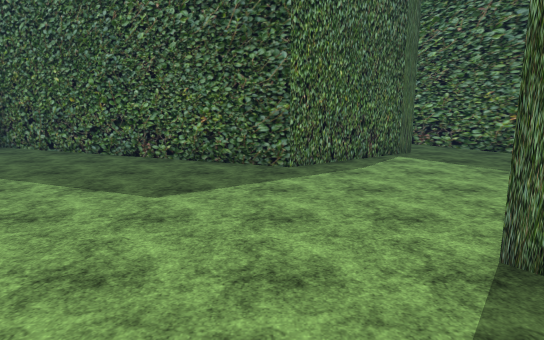
view 1 (above)

16 first-person views from a walk through a Unity game level. The camera is 1.3 m above the floor, tilts 10° down and sees 75° across. Doors are open. The floor is counted in squares, 0.66 m on a side. Each view is taken from the middle of a square. On the plan, view 1 faces up. The plan holds only what a view shows up to about 18 squares ahead; the rest is blank. The place goes on beyond the plan. The player is left out. Some animated figures are not drawn. Some surface patterns are stand-ins.

view 2
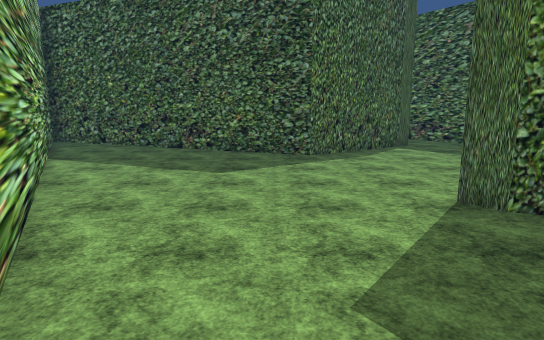

view 3
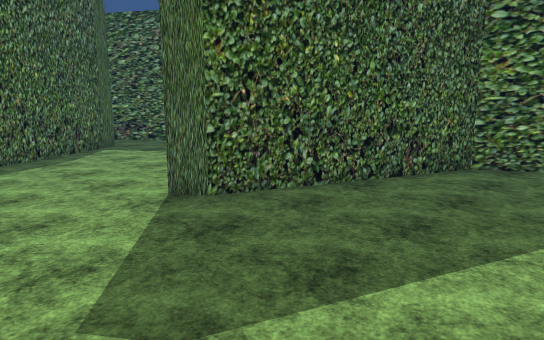

view 4
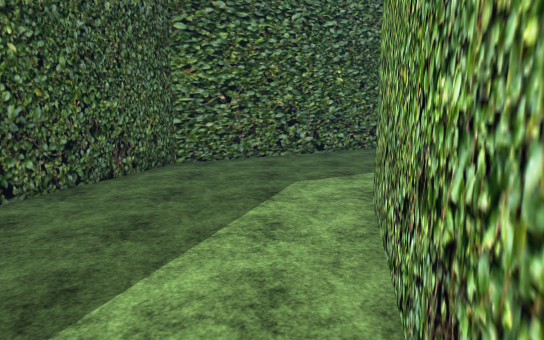

view 5
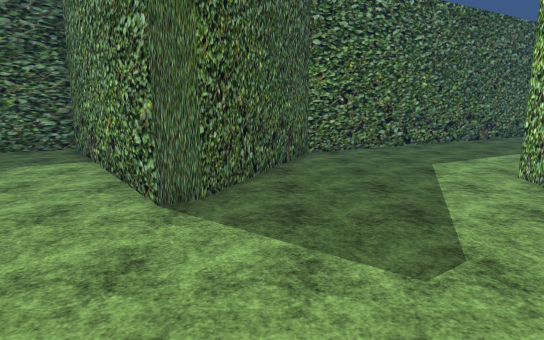

view 6
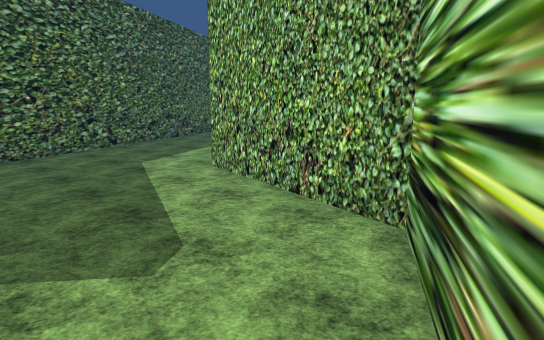

view 7
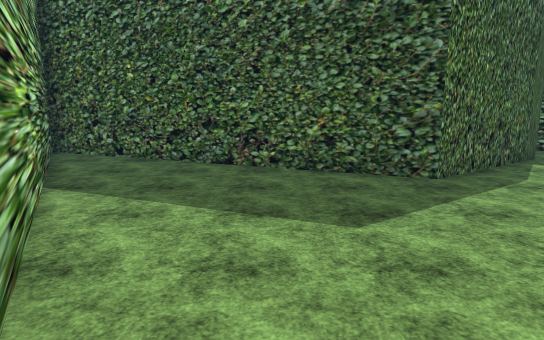

view 8
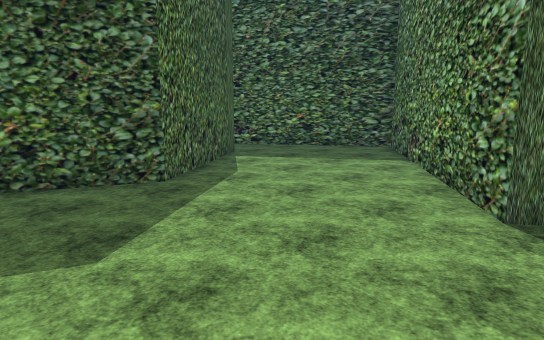

view 9
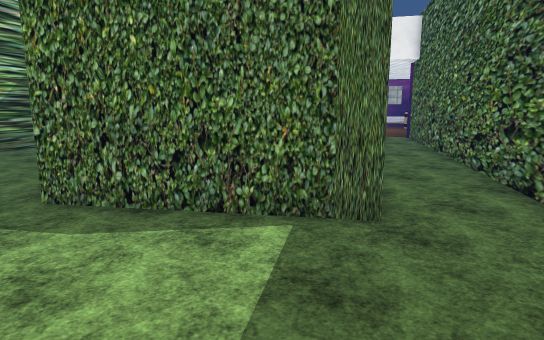

view 10
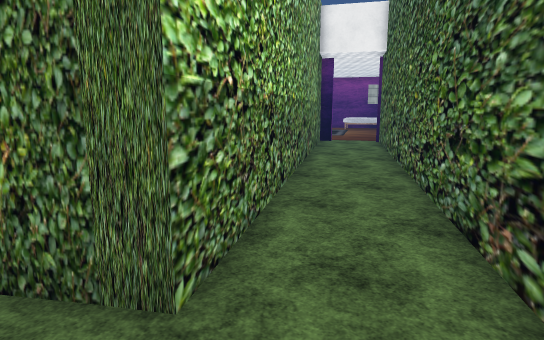

view 11
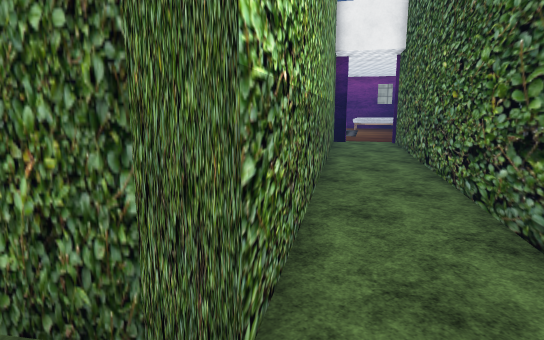

view 12
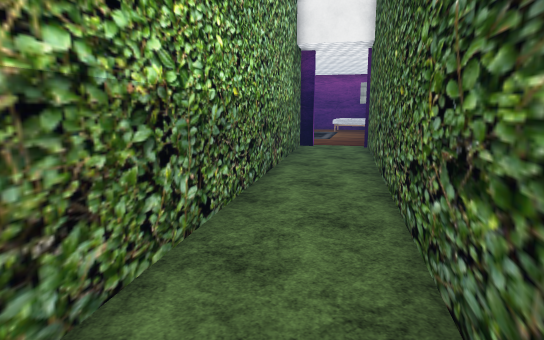

view 13
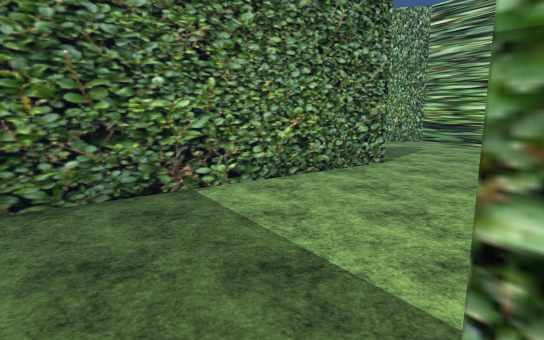

view 14
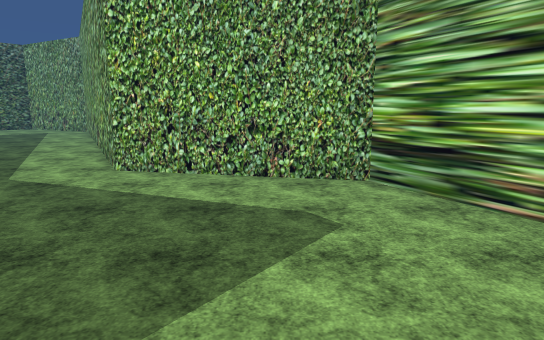

view 15
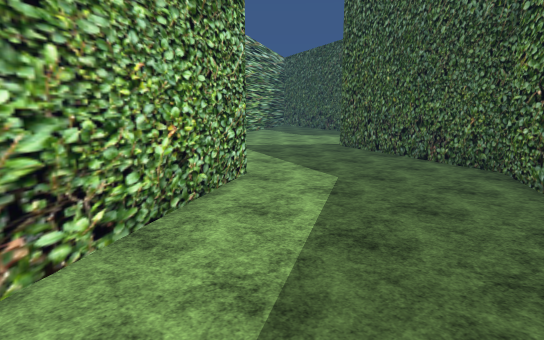

view 16
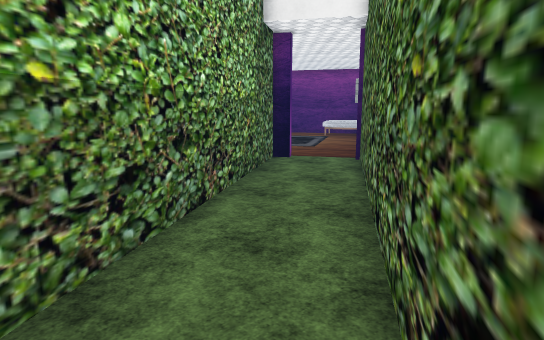

### Floor plan
Points are (right, up) in squares from view 1. A wall is a line through its corners. A room is listed if a view was taken in it or the views show most of it. See-through windows are left out.
Room 1 (views 1, 2, 3, 4, 5, 6, 7, 8, 9, 10, 11, 12, 13, 14, 15, 16)
walls: (10.4, 15.2) (0.4, 30.6); (14.5, -5.1) (11.5, 0.4) (3.5, 3.5) (2.9, 4.3) (12.9, 11.4) (11.3, 13.8); (-12.5, 15.5) (-1.6, -3.4) (6, -5.1) (10, -12.2); (-3.6, 30.5) (6.1, 15.6) (0.6, 11.7) (-12.5, 17.2)

Positions as (right, up) in squares from view 1, and headings:
1: (0, 0), facing up
2: (-1, -3), facing up
3: (-1, -3), facing up-right
4: (-1, -3), facing right
5: (-4, 2), facing right
6: (-4, 2), facing down-right
7: (-4, 2), facing up
8: (-4, 3), facing up-right
9: (9, 10), facing up-left
10: (9, 14), facing up-left
11: (8, 14), facing up-left
12: (8, 17), facing up-left
13: (7, 17), facing down
14: (1, 6), facing down
15: (14, -12), facing up-left
16: (6, 21), facing up-left
